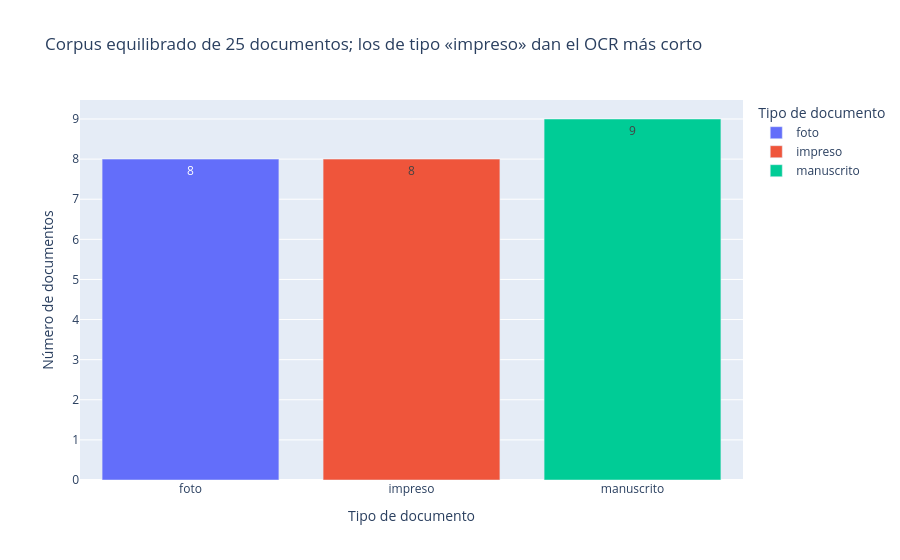
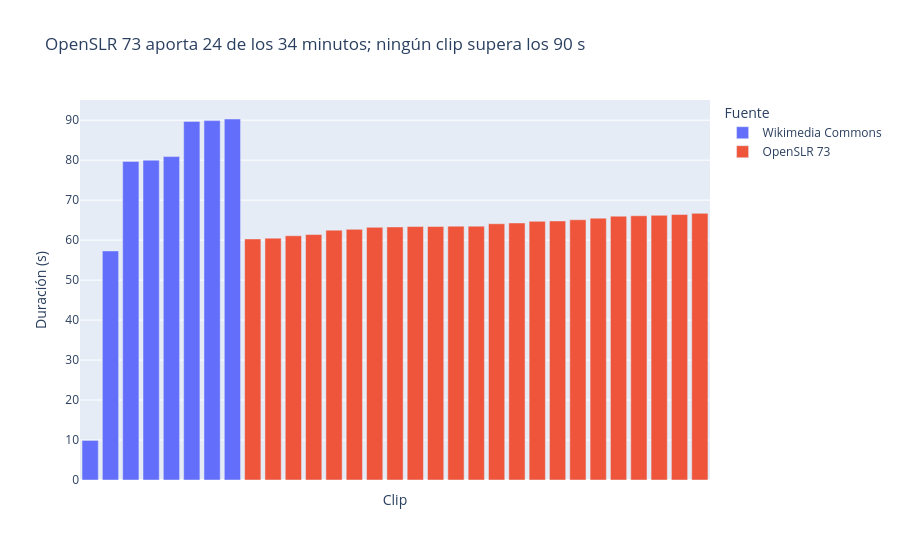
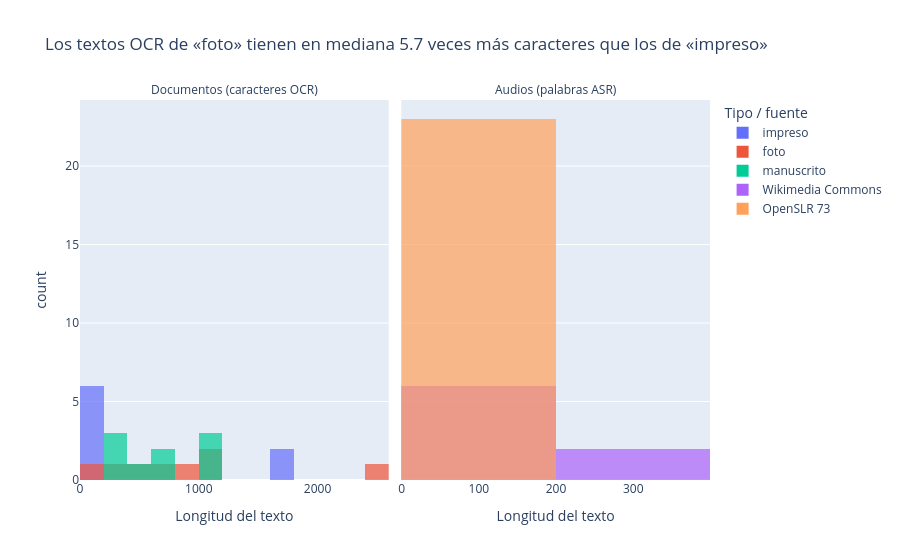

Notebook source saved alongside these figures, in order:
### Code cell
docs["n_caracteres"] = docs["texto_ocr"].str.len()
aud["n_palabras"] = aud["texto_asr"].map(utiles.quitar_marcas).str.split().str.len()
aud["fuente_corta"] = aud["fuente"].str.split(" \\(").str[0]

# 1. Documentos por tipo
por_tipo = docs.groupby("tipo").agg(documentos=("id", "count"), mediana_caracteres=("n_caracteres", "median")).reset_index()
corto = por_tipo.loc[por_tipo["mediana_caracteres"].idxmin(), "tipo"]
fig1 = px.bar(por_tipo, x="tipo", y="documentos", color="tipo", text="documentos", hover_data=["mediana_caracteres"],
              title=f"Corpus equilibrado de {len(docs)} documentos; los de tipo «{corto}» dan el OCR más corto",
              labels={"tipo": "Tipo de documento", "documentos": "Número de documentos"})
utiles.mostrar(fig1)

# 2. Duración por clip y fuente
minutos = aud.groupby("fuente_corta")["duracion_seg"].sum() / 60
top = minutos.idxmax()
fig2 = px.bar(aud.sort_values("duracion_seg"), x="id", y="duracion_seg", color="fuente_corta",
              title=f"{top} aporta {minutos[top]:.0f} de los {aud['duracion_seg'].sum() / 60:.0f} minutos; "
                    f"ningún clip supera los {aud['duracion_seg'].max():.0f} s",
              labels={"id": "Clip", "duracion_seg": "Duración (s)", "fuente_corta": "Fuente"})
fig2.update_xaxes(showticklabels=False)
utiles.mostrar(fig2)

# 3. Longitud de los textos (caracteres OCR y palabras ASR)
largo = pd.concat([
    pd.DataFrame({"modalidad": "Documentos (caracteres OCR)", "grupo": docs["tipo"], "longitud": docs["n_caracteres"]}),
    pd.DataFrame({"modalidad": "Audios (palabras ASR)", "grupo": aud["fuente_corta"], "longitud": aud["n_palabras"]}),
])
med = docs.groupby("tipo")["n_caracteres"].median()
fig3 = px.histogram(largo, x="longitud", color="grupo", facet_col="modalidad", nbins=20, barmode="overlay", opacity=0.7,
                    title=f"Los textos OCR de «{med.idxmax()}» tienen en mediana {med.max() / max(med.min(), 1):.1f} veces "
                          f"más caracteres que los de «{med.idxmin()}»",
                    labels={"longitud": "Longitud del texto", "grupo": "Tipo / fuente"})
fig3.update_xaxes(matches=None)
fig3.for_each_annotation(lambda a: a.update(text=a.text.split("=")[-1]))
utiles.mostrar(fig3)

### Figure 1 — Plotly figure (JSON) as saved in the notebook; plotly's stock layout.template omitted (floating-point values rounded to 4 significant figures)
{"data": [{"customdata": [[815.0]], "hovertemplate": "Tipo de documento=%{x}<br>Número de documentos=%{text}<br>mediana_caracteres=%{customdata[0]}<extra></extra>", "legendgroup": "foto", "marker": {"color": "#636efa", "pattern": {"shape": ""}}, "name": "foto", "orientation": "v", "showlegend": true, "text": [8.0], "textposition": "auto", "type": "bar", "x": ["foto"], "xaxis": "x", "y": [8], "yaxis": "y"}, {"customdata": [[142.0]], "hovertemplate": "Tipo de documento=%{x}<br>Número de documentos=%{text}<br>mediana_caracteres=%{customdata[0]}<extra></extra>", "legendgroup": "impreso", "marker": {"color": "#EF553B", "pattern": {"shape": ""}}, "name": "impreso", "orientation": "v", "showlegend": true, "text": [8.0], "textposition": "auto", "type": "bar", "x": ["impreso"], "xaxis": "x", "y": [8], "yaxis": "y"}, {"customdata": [[679.0]], "hovertemplate": "Tipo de documento=%{x}<br>Número de documentos=%{text}<br>mediana_caracteres=%{customdata[0]}<extra></extra>", "legendgroup": "manuscrito", "marker": {"color": "#00cc96", "pattern": {"shape": ""}}, "name": "manuscrito", "orientation": "v", "showlegend": true, "text": [9.0], "textposition": "auto", "type": "bar", "x": ["manuscrito"], "xaxis": "x", "y": [9], "yaxis": "y"}], "layout": {"barmode": "relative", "legend": {"title": {"text": "Tipo de documento"}, "tracegroupgap": 0}, "title": {"text": "Corpus equilibrado de 25 documentos; los de tipo «impreso» dan el OCR más corto"}, "xaxis": {"anchor": "y", "categoryarray": ["foto", "impreso", "manuscrito"], "categoryorder": "array", "domain": [0, 1], "title": {"text": "Tipo de documento"}}, "yaxis": {"anchor": "x", "domain": [0, 1], "title": {"text": "Número de documentos"}}}}

### Figure 2 — Plotly figure (JSON) as saved in the notebook; plotly's stock layout.template omitted (floating-point values rounded to 4 significant figures)
{"data": [{"hovertemplate": "Fuente=Wikimedia Commons<br>Clip=%{x}<br>Duración (s)=%{y}<extra></extra>", "legendgroup": "Wikimedia Commons", "marker": {"color": "#636efa", "pattern": {"shape": ""}}, "name": "Wikimedia Commons", "orientation": "v", "showlegend": true, "textposition": "auto", "type": "bar", "x": ["clip_005", "clip_002", "clip_001", "clip_007", "clip_008", "clip_004", "clip_006", "clip_003"], "xaxis": "x", "y": [9.9, 57.3, 79.7, 80.0, 80.9, 89.7, 89.9, 90.3], "yaxis": "y"}, {"hovertemplate": "Fuente=OpenSLR 73<br>Clip=%{x}<br>Duración (s)=%{y}<extra></extra>", "legendgroup": "OpenSLR 73", "marker": {"color": "#EF553B", "pattern": {"shape": ""}}, "name": "OpenSLR 73", "orientation": "v", "showlegend": true, "textposition": "auto", "type": "bar", "x": ["clip_009", "clip_010", "clip_021", "clip_016", "clip_014", "clip_018", "clip_030", "clip_011", "clip_023", "clip_013", "clip_022", "clip_024", "clip_019", "clip_026", "clip_027", "clip_028", "clip_031", "clip_017", "clip_020", "clip_015", "clip_012", "clip_025", "clip_029"], "xaxis": "x", "y": [60.3, 60.5, 61.1, 61.4, 62.5, 62.7, 63.2, 63.3, 63.4, 63.4, 63.5, 63.5, 64.1, 64.3, 64.7, 64.8, 65.1, 65.5, 66.0, 66.1, 66.2, 66.4, 66.7], "yaxis": "y"}], "layout": {"barmode": "relative", "legend": {"title": {"text": "Fuente"}, "tracegroupgap": 0}, "title": {"text": "OpenSLR 73 aporta 24 de los 34 minutos; ningún clip supera los 90 s"}, "xaxis": {"anchor": "y", "domain": [0, 1], "showticklabels": false, "title": {"text": "Clip"}}, "yaxis": {"anchor": "x", "domain": [0, 1], "title": {"text": "Duración (s)"}}}}

### Figure 3 — Plotly figure (JSON) as saved in the notebook; plotly's stock layout.template omitted (floating-point values rounded to 4 significant figures)
{"data": [{"bingroup": "x", "hovertemplate": "Tipo / fuente=impreso<br>modalidad=Documentos (caracteres OCR)<br>Longitud del texto=%{x}<br>count=%{y}<extra></extra>", "legendgroup": "impreso", "marker": {"color": "#636efa", "opacity": 0.7, "pattern": {"shape": ""}}, "name": "impreso", "nbinsx": 20, "orientation": "v", "showlegend": true, "type": "histogram", "x": [1731, 1664, 124, 140, 155, 125, 144, 132], "xaxis": "x", "yaxis": "y"}, {"bingroup": "x", "hovertemplate": "Tipo / fuente=foto<br>modalidad=Documentos (caracteres OCR)<br>Longitud del texto=%{x}<br>count=%{y}<extra></extra>", "legendgroup": "foto", "marker": {"color": "#EF553B", "opacity": 0.7, "pattern": {"shape": ""}}, "name": "foto", "nbinsx": 20, "orientation": "v", "showlegend": true, "type": "histogram", "x": [59, 288, 985, 2478, 569, 1015, 645, 1125], "xaxis": "x", "yaxis": "y"}, {"bingroup": "x", "hovertemplate": "Tipo / fuente=manuscrito<br>modalidad=Documentos (caracteres OCR)<br>Longitud del texto=%{x}<br>count=%{y}<extra></extra>", "legendgroup": "manuscrito", "marker": {"color": "#00cc96", "opacity": 0.7, "pattern": {"shape": ""}}, "name": "manuscrito", "nbinsx": 20, "orientation": "v", "showlegend": true, "type": "histogram", "x": [235, 444, 231, 273, 773, 1114, 679, 1111, 1118], "xaxis": "x", "yaxis": "y"}, {"bingroup": "x", "hovertemplate": "Tipo / fuente=Wikimedia Commons<br>modalidad=Audios (palabras ASR)<br>Longitud del texto=%{x}<br>count=%{y}<extra></extra>", "legendgroup": "Wikimedia Commons", "marker": {"color": "#ab63fa", "opacity": 0.7, "pattern": {"shape": ""}}, "name": "Wikimedia Commons", "nbinsx": 20, "orientation": "v", "showlegend": true, "type": "histogram", "x": [156, 103, 177, 167, 19, 238, 194, 201], "xaxis": "x2", "yaxis": "y2"}, {"bingroup": "x", "hovertemplate": "Tipo / fuente=OpenSLR 73<br>modalidad=Audios (palabras ASR)<br>Longitud del texto=%{x}<br>count=%{y}<extra></extra>", "legendgroup": "OpenSLR 73", "marker": {"color": "#FFA15A", "opacity": 0.7, "pattern": {"shape": ""}}, "name": "OpenSLR 73", "nbinsx": 20, "orientation": "v", "showlegend": true, "type": "histogram", "x": [77, 90, 78, 87, 92, 104, 84, 70, 74, 85, 99, 101, 80, 97, 100, 80, 114, 90, 79, 108, 121, 76, 96], "xaxis": "x2", "yaxis": "y2"}], "layout": {"annotations": [{"font": {}, "showarrow": false, "text": "Documentos (caracteres OCR)", "x": 0.245, "xanchor": "center", "xref": "paper", "y": 1, "yanchor": "bottom", "yref": "paper"}, {"font": {}, "showarrow": false, "text": "Audios (palabras ASR)", "x": 0.755, "xanchor": "center", "xref": "paper", "y": 1, "yanchor": "bottom", "yref": "paper"}], "barmode": "overlay", "legend": {"title": {"text": "Tipo / fuente"}, "tracegroupgap": 0}, "title": {"text": "Los textos OCR de «foto» tienen en mediana 5.7 veces más caracteres que los de «impreso»"}, "xaxis": {"anchor": "y", "domain": [0, 0.49], "title": {"text": "Longitud del texto"}}, "xaxis2": {"anchor": "y2", "domain": [0.51, 1], "title": {"text": "Longitud del texto"}}, "yaxis": {"anchor": "x", "domain": [0, 1], "title": {"text": "count"}}, "yaxis2": {"anchor": "x2", "domain": [0, 1], "matches": "y", "showticklabels": false}}}
